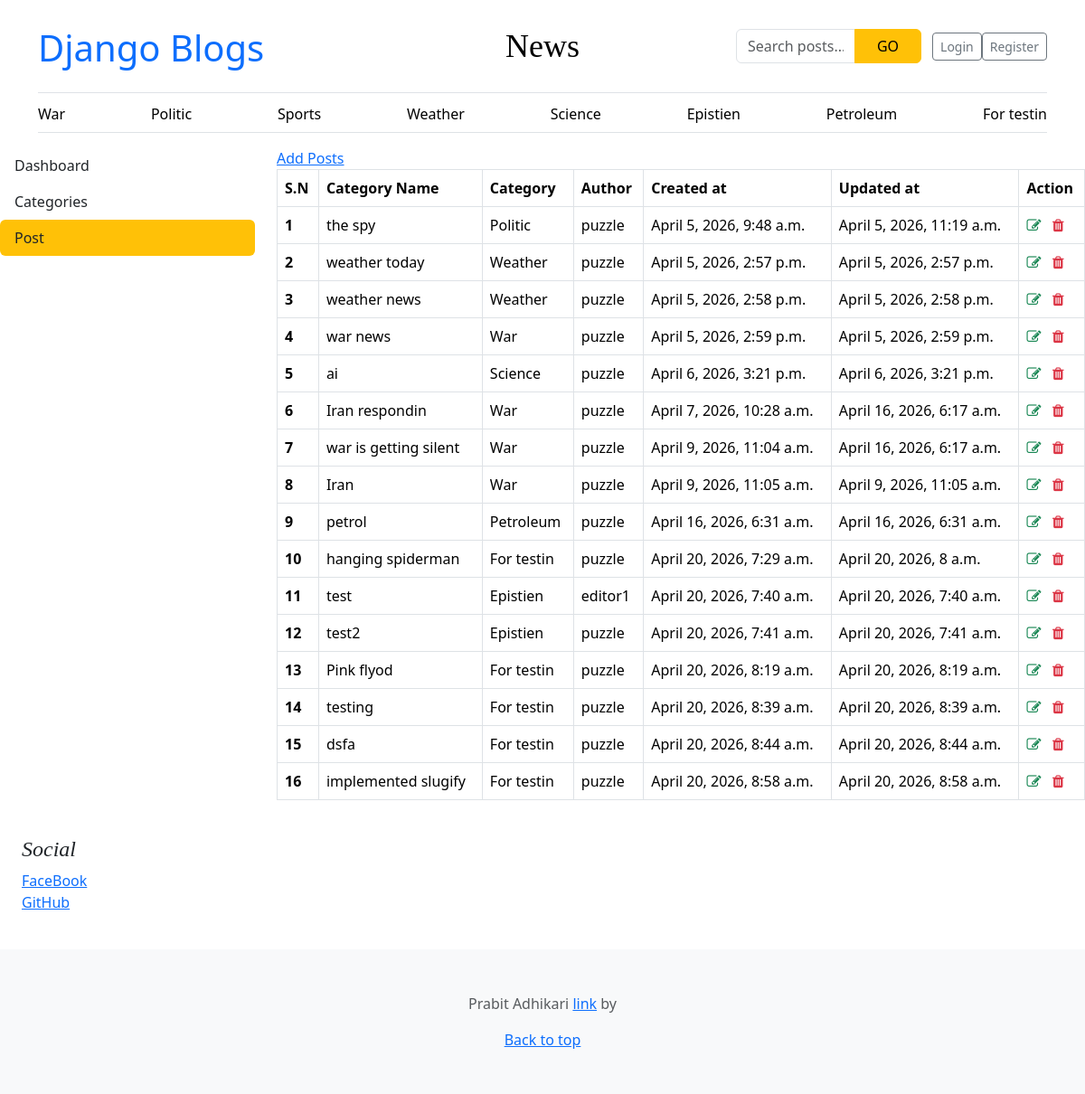
/dashboard/posts/, run on an earlier commit of the app's database.
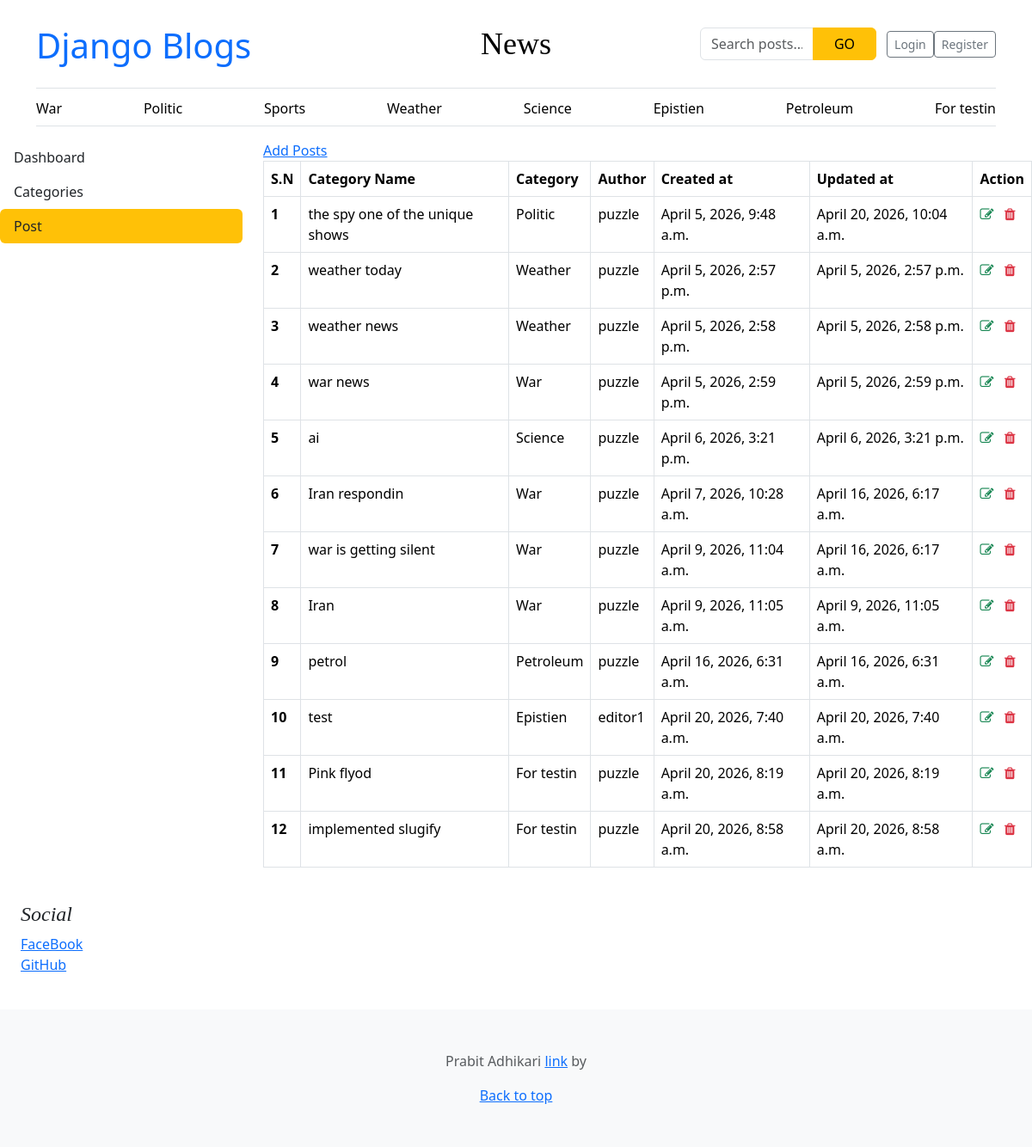
And on a later commit of the database.
### blog/models.py (models this page shows, shortened)
class Category(models.Model):
    category_name = models.CharField(max_length=1000, unique=True)
    created_at = models.DateField(auto_now_add=True)
    updated_at = models.DateField(auto_now=True)
    class Meta:
        verbose_name_plural = 'categories'
    def __str__(self):
        return f'{self.category_name}'

class Blog(models.Model):
    title = models.CharField(max_length=100)
    slug = models.SlugField(max_length=150, unique=True, blank=True)
    category = models.ForeignKey(Category, on_delete=models.CASCADE)
    author = models.ForeignKey(User, on_delete=models.CASCADE)
    featured_image = models.ImageField(upload_to='uploads/%Y/%m/%d')
    short_description = models.TextField(max_length=500)
    blog_body = models.TextField(max_length=3000)
    status = models.IntegerField(choices=STATUS_CHOICE, default=0)
    is_featured = models.BooleanField(default=False)
    created_at = models.DateTimeField(auto_now_add=True)
    updated_at = models.DateTimeField(auto_now=True)

### about/models.py (models this page shows, shortened)
class Socials(models.Model):
    name = models.CharField(max_length=50)
    link = models.URLField(max_length=500)
    class Meta:
        verbose_name_plural = 'Social Media'

### dashboard/views.py (the view)
# urls.py: path('dashboard/posts/', views.posts, name='posts'),
def posts(request):
    posts = Blog.objects.all()
    context = {
        'posts': posts,
    }
    return render(request, 'dashboard/posts.html', context)

### blog/context_processors.py (called while the page is built)
def get_categories(request):
    categories = Category.objects.all()
    return dict(categories=categories)

def get_socials(request):
    socials = Socials.objects.all()
    return dict(socials=socials)

### blog/templates/dashboard/posts.html (shortened to what this page needs)
{% extends 'base.html' %} {% block content%}
<div class="row">
  {% include 'dashboard/sidebar.html' %}
  <div class="col-md-9">
    <div class="tab-content" id="v-pills-tabContent">
      <a href="{% url 'add_post' %}">Add Posts</a>
      <table class="table table-hover table-bordered">
        <thead>
          <tr>
            <th scope="col">S.N</th>
            <th scope="col">Category Name</th>
            <th scope="col">Category</th>
            <th scope="col">Author</th>
            <th scope="col">Created at</th>
            <th scope="col">Updated at</th>
            <th scope="col">Action</th>
          </tr>
        </thead>
        <tbody>
          {% for cat in posts %}
          <tr>
            <th scope="row">{{forloop.counter}}</th>
            <td>{{cat.title}}</td>
            <td>{{cat.category}}</td>
            <td>{{cat.author}}</td>
            <td>{{cat.created_at}}</td>
            <td>{{cat.updated_at}}</td>
            <td>
              <a href="{% url 'edit_post' cat.id %}"
                ><i class="fa fa-edit text-success"></i
              ></a>
              <a href="{% url 'delete_post' cat.id %}"
                ><i class="fa fa-trash text-danger" aria-hidden="true"></i
              ></a>
            </td>
          </tr>
          {% endfor %}
        </tbody>
      </table>
    </div>
  </div>
</div>
{% endblock%}

### blog/templates/base.html (shortened to what this page needs)
{% load static%}
<!doctype html>
<html lang="en" data-bs-theme="auto">
  <head>
    <link
      href="https://cdn.jsdelivr.net/npm/bootstrap@5.3.8/dist/css/bootstrap.min.css"
      rel="stylesheet"
    />
    <link href="{% static 'css/blog.css' %}" rel="stylesheet" />
    <link href="{% static 'css/blog.css' %}" rel="stylesheet" />
    <link
      rel="stylesheet"
      href="https://cdnjs.cloudflare.com/ajax/libs/font-awesome/4.7.0/css/font-awesome.min.css"
    />
  </head>
  <body>
    <div class="container">
      <header class="border-bottom lh-1 py-3">
        <div class="row flex-nowrap justify-content-between align-items-center">
          <div class="col-4 pt-1 fs-1">
            <a href="{% url 'home' %}" style="text-decoration: none"
              >Django Blogs</a
            >
          </div>
          <div class="col-4 text-center">
            <a
              class="blog-header-logo text-body-emphasis text-decoration-none"
              href="#"
              >News</a
            >
          </div>
          <div class="col-4 d-flex justify-content-end align-items-center">
            <div class="container py-3">
              <form
                action="{% url 'search' %}"
                method="GET"
                class="d-flex justify-content-center"
                id="search-bar"
              >
                <div class="input-group" style="max-width: 500px">
                  <input
                    type="text"
                    class="form-control"
                    placeholder="Search posts..."
                    name="keyword"
                  />
                  <button class="btn btn-warning px-4" type="submit">GO</button>
                </div>
              </form>
            </div>
            {% if user.is_authenticated %} {% if perms.auth.view_user %}
            <a
              class="btn btn-sm btn-outline-secondary"
              href="{% url 'dashboard' %}"
              >Dashboard</a
            >
            {% endif %}
            <a
              class="btn btn-sm btn-outline-secondary"
              href="{% url 'logout' %}"
              >Logout</a
            >
            {% else %}
            <a class="btn btn-sm btn-outline-secondary" href="{% url 'login' %}"
              >Login</a
            >
            <a
              class="btn btn-sm btn-outline-secondary"
              href="{% url 'register' %}"
              >Register</a
            >
            {% endif %}
          </div>
        </div>
      </header>
      <div class="nav-scroller py-1 mb-3 border-bottom">
        <nav class="nav nav-underline justify-content-between">
          {% if categories %} {% for cat in categories %}
          <a
            class="nav-item nav-link link-body-emphasis"
            href="{% url 'post_by_category' cat.id %}"
            >{{cat}}</a
          >
          {%endfor%} {% endif %}
        </nav>
      </div>
    </div>
    {% block content%} {% endblock %}
    <div class="p-4">
      <h4 class="fst-italic">Social</h4>
      <ol class="list-unstyled">
        {% for account in socials %}
        <li><a href="{{account.link}}">{{account.name}}</a></li>
        {% endfor %}
      </ol>
    </div>
    <footer class="py-5 text-center text-body-secondary bg-body-tertiary">
      <p>
        Prabit Adhikari
        <a href="https://getbootstrap.com/">link</a> by
      </p>
      <p class="mb-0"><a href="#">Back to top</a></p>
    </footer>
  </body>
</html>

What changed in the data, as far as the page shows it:
removed Blog: title "hanging spiderman", category "For testin", author "puzzle", created_at "April 20, 2026, 7:29 a.m.", updated_at "April 20, 2026, 8 a.m."
removed Blog: title "test2", category "Epistien", author "puzzle", created_at "April 20, 2026, 7:41 a.m.", updated_at "April 20, 2026, 7:41 a.m."
removed Blog: title "testing", category "For testin", author "puzzle", created_at "April 20, 2026, 8:39 a.m.", updated_at "April 20, 2026, 8:39 a.m."
removed Blog: title "dsfa", category "For testin", author "puzzle", created_at "April 20, 2026, 8:44 a.m.", updated_at "April 20, 2026, 8:44 a.m."
changed Blog "Politic": title "the spy" → "the spy one of the unique shows"; updated_at "April 5, 2026, 11:19 a.m." → "April 20, 2026, 10:04 a.m."
